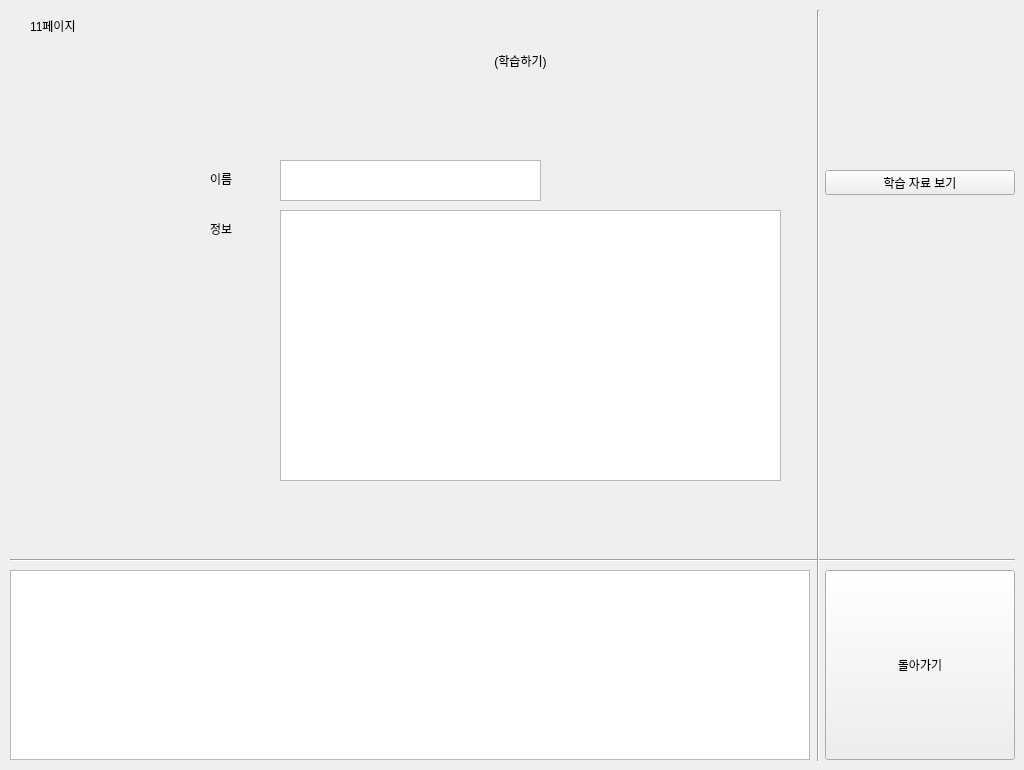
    <widget class="QWidget" name="page_5">
     <widget class="QLabel" name="label_25">
      <property name="geometry">
       <rect>
        <x>30</x>
        <y>10</y>
        <width>81</width>
        <height>31</height>
       </rect>
      </property>
      <property name="text">
       <string>11페이지</string>
      </property>
     </widget>
     <widget class="QPushButton" name="btn_s_study_back">
      <property name="geometry">
       <rect>
        <x>825</x>
        <y>570</y>
        <width>190</width>
        <height>190</height>
       </rect>
      </property>
      <property name="text">
       <string>돌아가기</string>
      </property>
     </widget>
     <widget class="QLabel" name="label_26">
      <property name="geometry">
       <rect>
        <x>50</x>
        <y>20</y>
        <width>941</width>
        <height>81</height>
       </rect>
      </property>
      <property name="text">
       <string>(학습하기)</string>
      </property>
      <property name="alignment">
       <set>Qt::AlignCenter</set>
      </property>
     </widget>
     <widget class="QPushButton" name="btn_s_study_on">
      <property name="geometry">
       <rect>
        <x>825</x>
        <y>170</y>
        <width>190</width>
        <height>25</height>
       </rect>
      </property>
      <property name="text">
       <string>학습 자료 보기</string>
      </property>
     </widget>
     <widget class="QTextBrowser" name="text_study_name">
      <property name="geometry">
       <rect>
        <x>280</x>
        <y>160</y>
        <width>261</width>
        <height>41</height>
       </rect>
      </property>
     </widget>
     <widget class="QTextBrowser" name="text_study_info">
      <property name="geometry">
       <rect>
        <x>280</x>
        <y>210</y>
        <width>501</width>
        <height>271</height>
       </rect>
      </property>
     </widget>
     <widget class="QLabel" name="label_27">
      <property name="geometry">
       <rect>
        <x>210</x>
        <y>170</y>
        <width>67</width>
        <height>17</height>
       </rect>
      </property>
      <property name="text">
       <string>이름</string>
      </property>
     </widget>
     <widget class="QLabel" name="label_28">
      <property name="geometry">
       <rect>
        <x>210</x>
        <y>220</y>
        <width>67</width>
        <height>17</height>
       </rect>
      </property>
      <property name="text">
       <string>정보</string>
      </property>
     </widget>
     <widget class="QTextBrowser" name="textBrowser_13">
      <property name="geometry">
       <rect>
        <x>10</x>
        <y>570</y>
        <width>800</width>
        <height>190</height>
       </rect>
      </property>
      <property name="html">
       <string>&lt;!DOCTYPE HTML PUBLIC &quot;-//W3C//DTD HTML 4.0//EN&quot; &quot;http://www.w3.org/TR/REC-html40/strict.dtd&quot;&gt;
&lt;html&gt;&lt;head&gt;&lt;meta name=&quot;qrichtext&quot; content=&quot;1&quot; /&gt;&lt;style type=&quot;text/css&quot;&gt;
p, li { white-space: pre-wrap; }
&lt;/style&gt;&lt;/head&gt;&lt;body style=&quot; font-family:'Gulim'; font-size:9pt; font-weight:400; font-style:normal;&quot;&gt;
&lt;p style=&quot;-qt-paragraph-type:empty; margin-top:0px; margin-bottom:0px; margin-left:0px; margin-right:0px; -qt-block-indent:0; text-indent:0px; font-family:'Ubuntu'; font-size:11pt;&quot;&gt;&lt;br /&gt;&lt;/p&gt;&lt;/body&gt;&lt;/html&gt;</string>
      </property>
     </widget>
     <widget class="Line" name="line_23">
      <property name="geometry">
       <rect>
        <x>10</x>
        <y>550</y>
        <width>1005</width>
        <height>20</height>
       </rect>
      </property>
      <property name="orientation">
       <enum>Qt::Horizontal</enum>
      </property>
     </widget>
     <widget class="Line" name="line_24">
      <property name="geometry">
       <rect>
        <x>808</x>
        <y>10</y>
        <width>20</width>
        <height>751</height>
       </rect>
      </property>
      <property name="orientation">
       <enum>Qt::Vertical</enum>
      </property>
     </widget>
    </widget>
